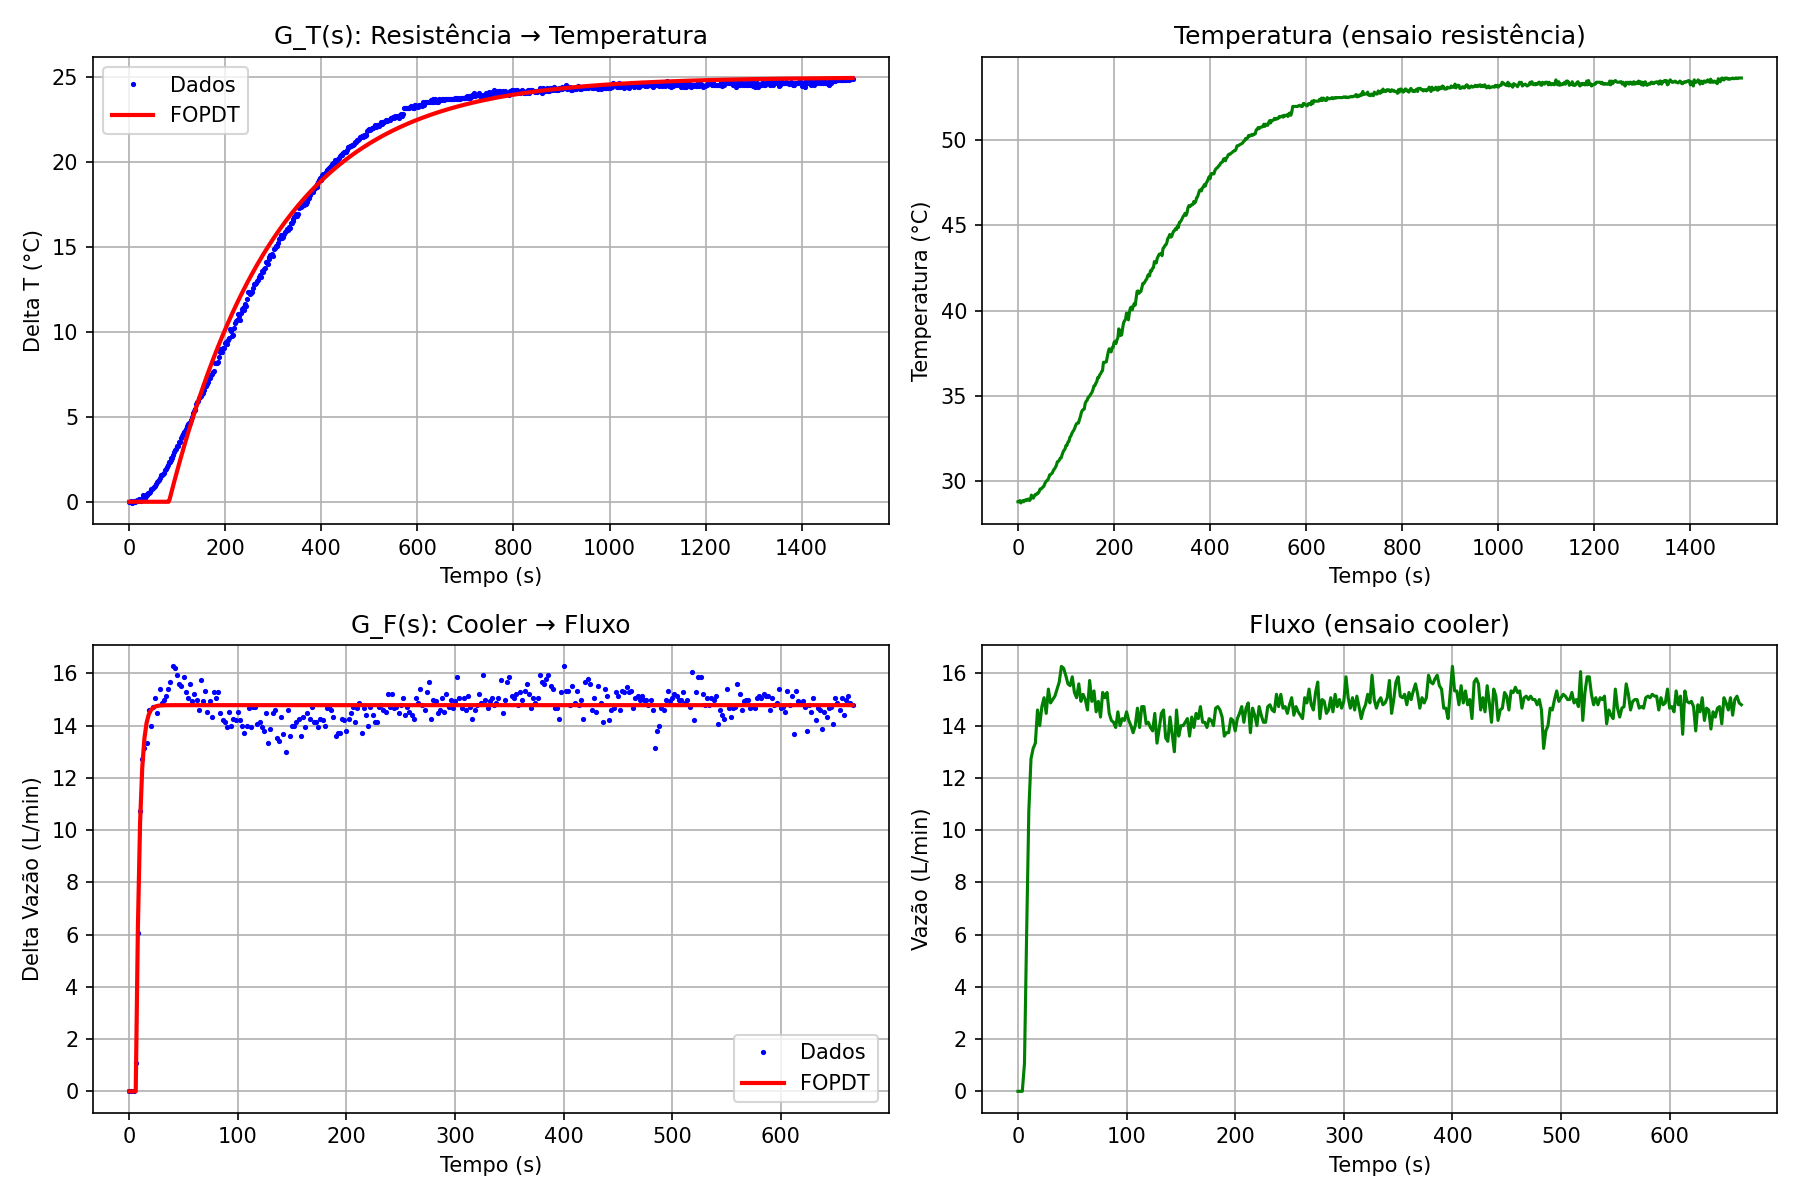

The Python source for this figure:
"""
Gera funções de transferência separadas:
- G_T(s): Resistência PWM -> Temperatura (dados_temperatura_resistencia.csv)
- G_F(s): Cooler PWM -> Fluxo (dados_fluxo.csv)
"""

import csv
from datetime import datetime
from typing import Tuple

import numpy as np
from scipy.optimize import curve_fit


def carregar_csv(arquivo: str) -> Tuple[np.ndarray, np.ndarray, np.ndarray, np.ndarray]:
    """Carrega CSV e retorna tempo(s), temperatura, vazao, cooler, resistencia."""
    tempo, temp, vazao, cooler, resistencia = [], [], [], [], []

    with open(arquivo, "r", encoding="utf-8") as f:
        reader = csv.DictReader(f)
        t0 = None
        for row in reader:
            ts = datetime.strptime(row["timestamp"], "%Y-%m-%d %H:%M:%S")
            if t0 is None:
                t0 = ts
            tempo.append((ts - t0).total_seconds())
            temp.append(float(row["temperatura_C"]))
            vazao.append(float(row["vazao_L_min"]))
            cooler.append(int(row["cooler_%"]))
            resistencia.append(1 if row["resistencia"] == "ON" else 0)

    return (
        np.array(tempo),
        np.array(temp),
        np.array(vazao),
        np.array(cooler),
        np.array(resistencia),
    )


def modelo_fopdt(t: np.ndarray, K: float, tau: float, L: float) -> np.ndarray:
    """Resposta ao degrau: y(t) = K * (1 - exp(-(t-L)/tau)) para t > L, else 0."""
    y = np.zeros_like(t)
    mask = t > L
    y[mask] = K * (1 - np.exp(-(t[mask] - L) / tau))
    return y


def identificar_fopdt(t: np.ndarray, y: np.ndarray) -> Tuple[float, float, float]:
    """Ajusta modelo FOPDT. Retorna K, tau, L."""
    y_final = np.mean(y[-20:]) if len(y) >= 20 else y[-1]
    K_est = y_final
    tau_est = (t[-1] - t[0]) / 3 if len(t) > 1 else 10
    L_est = 0

    try:
        popt, _ = curve_fit(
            modelo_fopdt,
            t,
            y,
            p0=[K_est, tau_est, L_est],
            bounds=([-1000, 0.1, 0], [1000, 10000, 120]),
            maxfev=10000,
        )
        return float(popt[0]), float(popt[1]), float(popt[2])
    except Exception as e:
        print(f"  Aviso: Ajuste falhou ({e}). Usando estimativas.")
        return K_est, tau_est, L_est


def ft_temperatura(arquivo: str = "dados_temperatura_resistencia.csv"):
    """
    G_T(s): Resistência PWM -> Temperatura
    Entrada: step resistência 0->100% em t=0
    Saída: delta_T = T(t) - T(0)
    """
    print("=" * 60)
    print("G_T(s): Função de Transferência TEMPERATURA")
    print("Entrada: Resistência PWM | Saída: Temperatura")
    print("=" * 60)

    tempo, temp, vazao, cooler, resistencia = carregar_csv(arquivo)
    t = tempo
    T0 = temp[0]
    y = temp - T0

    print(f"Arquivo: {arquivo}")
    print(f"Temperatura inicial (ref): {T0:.2f} C")
    print(f"Amostras: {len(t)} | Período: {t[1]-t[0]:.1f} s")
    print(f"Variação total: {y[-1]:.2f} C")

    K, tau, L = identificar_fopdt(t, y)

    print(f"\nModelo FOPDT: G_T(s) = K * exp(-L*s) / (tau*s + 1)")
    print(f"  K = {K:.4f} C/100%  (ganho: °C por unidade de PWM resistência)")
    print(f"  tau = {tau:.2f} s")
    print(f"  L = {L:.2f} s")
    print(f"\n  G_T(s) = {K:.4f} * exp(-{L:.2f}*s) / ({tau:.2f}*s + 1)")

    # Salvar e plotar
    with open("dados_ft_temperatura.csv", "w", newline="", encoding="utf-8") as f:
        w = csv.writer(f)
        w.writerow(["tempo_s", "delta_T_C", "temperatura_C"])
        for i in range(len(t)):
            w.writerow([t[i], y[i], temp[i]])
    print(f"\nDados salvos em dados_ft_temperatura.csv")

    return t, y, K, tau, L, "temperatura"


def ft_fluxo(arquivo: str = "dados_fluxo.csv"):
    """
    G_F(s): Cooler PWM -> Fluxo (vazão)
    Entrada: step cooler 0->100% em t=0
    Saída: delta_fluxo = vazao(t) - vazao(0)
    """
    print("\n" + "=" * 60)
    print("G_F(s): Função de Transferência FLUXO")
    print("Entrada: Cooler PWM | Saída: Vazão (L/min)")
    print("=" * 60)

    tempo, temp, vazao, cooler, resistencia = carregar_csv(arquivo)
    t = tempo
    Q0 = vazao[0]
    y = vazao - Q0

    print(f"Arquivo: {arquivo}")
    print(f"Vazão inicial (ref): {Q0:.2f} L/min")
    print(f"Amostras: {len(t)} | Período: {t[1]-t[0]:.1f} s")
    print(f"Variação total: {y[-1]:.2f} L/min")

    K, tau, L = identificar_fopdt(t, y)

    print(f"\nModelo FOPDT: G_F(s) = K * exp(-L*s) / (tau*s + 1)")
    print(f"  K = {K:.4f} (L/min)/100%  (ganho: vazão por unidade de PWM cooler)")
    print(f"  tau = {tau:.2f} s")
    print(f"  L = {L:.2f} s")
    print(f"\n  G_F(s) = {K:.4f} * exp(-{L:.2f}*s) / ({tau:.2f}*s + 1)")

    with open("dados_ft_fluxo.csv", "w", newline="", encoding="utf-8") as f:
        w = csv.writer(f)
        w.writerow(["tempo_s", "delta_vazao_L_min", "vazao_L_min"])
        for i in range(len(t)):
            w.writerow([t[i], y[i], vazao[i]])
    print(f"\nDados salvos em dados_ft_fluxo.csv")

    return t, y, K, tau, L, "fluxo"


def main():
    # FT Temperatura (resistência -> temperatura)
    t1, y1, K1, tau1, L1, _ = ft_temperatura("dados_temperatura_resistencia.csv")

    # FT Fluxo (cooler -> vazão)
    t2, y2, K2, tau2, L2, _ = ft_fluxo("dados_fluxo.csv")

    # Gráficos
    try:
        import matplotlib.pyplot as plt

        fig, axes = plt.subplots(2, 2, figsize=(12, 8))

        # Temperatura - dados e ajuste
        y1_ajuste = modelo_fopdt(t1, K1, tau1, L1)
        axes[0, 0].plot(t1, y1, "b.", label="Dados", markersize=3)
        axes[0, 0].plot(t1, y1_ajuste, "r-", label="FOPDT", linewidth=2)
        axes[0, 0].set_xlabel("Tempo (s)")
        axes[0, 0].set_ylabel("Delta T (°C)")
        axes[0, 0].set_title("G_T(s): Resistência → Temperatura")
        axes[0, 0].legend()
        axes[0, 0].grid(True)

        # Temperatura - sinal completo
        tempo1, temp1, _, _, _ = carregar_csv("dados_temperatura_resistencia.csv")
        axes[0, 1].plot(tempo1, temp1, "g-")
        axes[0, 1].set_xlabel("Tempo (s)")
        axes[0, 1].set_ylabel("Temperatura (°C)")
        axes[0, 1].set_title("Temperatura (ensaio resistência)")
        axes[0, 1].grid(True)

        # Fluxo - dados e ajuste
        y2_ajuste = modelo_fopdt(t2, K2, tau2, L2)
        axes[1, 0].plot(t2, y2, "b.", label="Dados", markersize=3)
        axes[1, 0].plot(t2, y2_ajuste, "r-", label="FOPDT", linewidth=2)
        axes[1, 0].set_xlabel("Tempo (s)")
        axes[1, 0].set_ylabel("Delta Vazão (L/min)")
        axes[1, 0].set_title("G_F(s): Cooler → Fluxo")
        axes[1, 0].legend()
        axes[1, 0].grid(True)

        # Fluxo - sinal completo
        tempo2, _, vazao2, _, _ = carregar_csv("dados_fluxo.csv")
        axes[1, 1].plot(tempo2, vazao2, "g-")
        axes[1, 1].set_xlabel("Tempo (s)")
        axes[1, 1].set_ylabel("Vazão (L/min)")
        axes[1, 1].set_title("Fluxo (ensaio cooler)")
        axes[1, 1].grid(True)

        plt.tight_layout()
        plt.savefig("ft_temperatura_fluxo.png", dpi=150)
        print("\nGráfico salvo em ft_temperatura_fluxo.png")
    except ImportError:
        print("\n(Instale matplotlib para gráficos: pip install matplotlib)")


if __name__ == "__main__":
    main()
